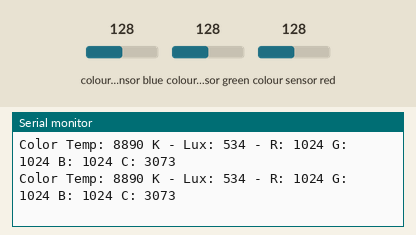
Simulated run of this sketch. Board: Arduino Uno, built with avr-gcc and run on an emulated ATmega328P. Parts: the last lines printed to the serial monitor. Inputs (shaded band) come from the test bench; at power-on: colour sensor blue 128, colour sensor green 128, colour sensor red 128.

Above: at 1.2 s.
1.3 s: colour sensor blue set to 5
At 1.56 s:
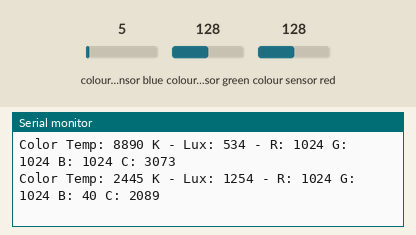
2.8 s: colour sensor green set to 5
At 2.93 s:
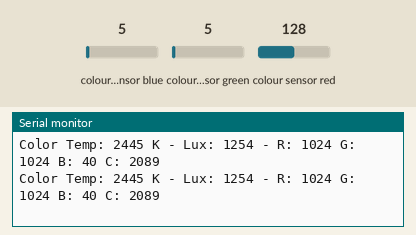
4.3 s: colour sensor red set to 5
At 4.3 s:
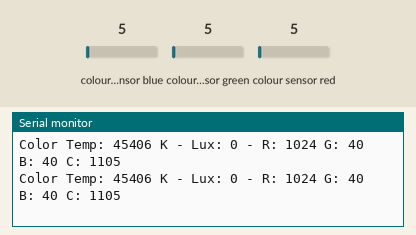
Timing chart, 0 to 7.3 s (numbered marks = the images above; inputs shaded):
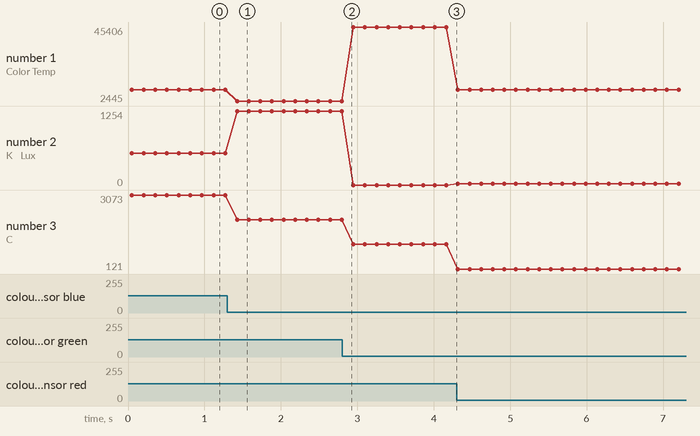

The sketch:

TCS34725.ino
```cpp
//Follow us on other social media

//https://www.youtube.com/c/ZinTechIdeas
//https://www.facebook.com/zin.techideas.3
//https://www.instagram.com/zintechideas/
//https://twitter.com/Zintechideas
//https://zintechideas.ir/
#include <Wire.h>
#include "Adafruit_TCS34725.h"


Adafruit_TCS34725 tcs = Adafruit_TCS34725(TCS34725_INTEGRATIONTIME_50MS, TCS34725_GAIN_4X);


void setup() {
Serial.begin(9600);

if (tcs.begin()) {
Serial.println("Found sensor");
} else {
Serial.println("No TCS34725 found, check connections");
while (1);
}


}


void loop() {
uint16_t r, g, b, c, colorTemp, lux;

tcs.getRawData(&r, &g, &b, &c);
colorTemp = tcs.calculateColorTemperature(r, g, b);
lux = tcs.calculateLux(r, g, b);

Serial.print("Color Temp: "); Serial.print(colorTemp, DEC); Serial.print(" K - ");
Serial.print("Lux: "); Serial.print(lux, DEC); Serial.print(" - ");
Serial.print("R: "); Serial.print(r, DEC); Serial.print(" ");
Serial.print("G: "); Serial.print(g, DEC); Serial.print(" ");
Serial.print("B: "); Serial.print(b, DEC); Serial.print(" ");
Serial.print("C: "); Serial.print(c, DEC); Serial.print(" ");
Serial.println(" ");
delay(100);
}
```

Measured:
- after the input at 1.3 s, the serial monitor: prints a new line after 0.13 s (image 1)
- plotted number 1: 8890 → 2445 after the input at 1.3 s, 2445 → 45406 after the input at 2.8 s, 45406 → 8890 after the input at 4.3 s
- plotted number 2: 534 → 1254 after the input at 1.3 s, 1254 → 0 after the input at 2.8 s, 0 → 20 after the input at 4.3 s
- plotted number 3: 3073 → 2089 after the input at 1.3 s, 2089 → 1105 after the input at 2.8 s, 1105 → 121 after the input at 4.3 s
